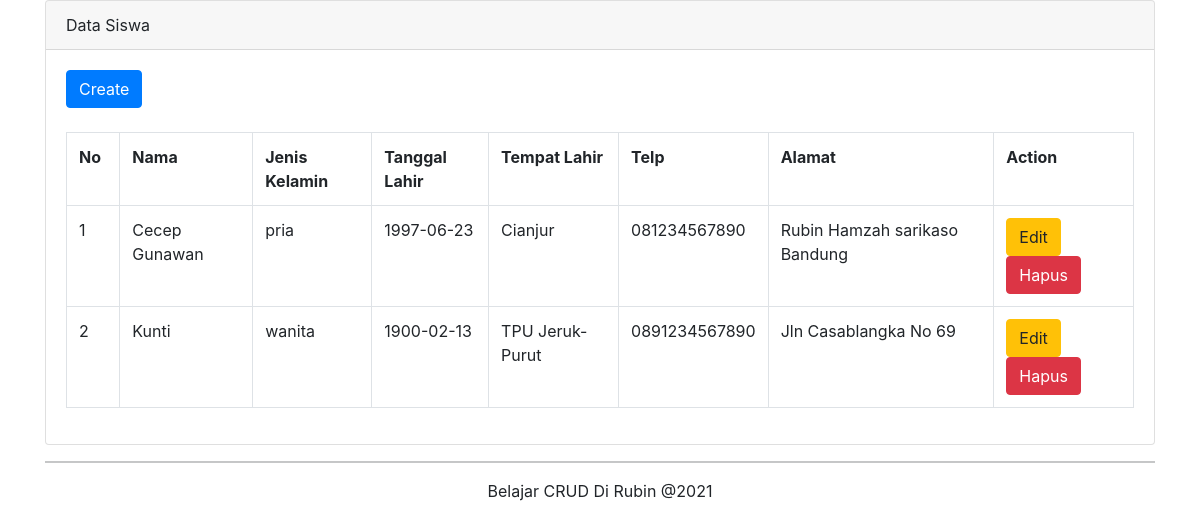
/index.php/siswa, run on the app's committed database.
### tables this page shows
CREATE TABLE `siswa` (
  `kd_siswa` int(11) NOT NULL,
  `nama` varchar(255) NOT NULL,
  `jenis_kelamin` enum('pria','wanita','','') NOT NULL,
  `tempat_lahir` varchar(255) NOT NULL,
  `tanggal_lahir` date NOT NULL,
  `no_telp` varchar(255) NOT NULL,
  `alamat` varchar(255) NOT NULL
);

### application/views/lib/content.php (called while the page is built)
<?php
$this->view('lib/header.php');
$this->view($content);
$this->view('lib/footer.php');
?>

### application/controllers/siswa.php (called while the page is built, shortened)
<?php
class Siswa extends CI_Controller {
	public function __construct()
    {
        $this->load->model("m_siswa");
        $this->load->library('form_validation');
    }
	public function index()
	{
		$data['siswa'] = $this->m_siswa->getAll();
		$data['content'] = 'siswa_read';
		$this->load->view('lib/content',$data);
	}
}

### index.php (called while the page is built, shortened)
<?php
require_once BASEPATH.'core/CodeIgniter.php';

### application/models/M_siswa.php (called while the page is built, shortened)
<?php defined('BASEPATH') OR exit('No direct script access allowed');
class M_siswa extends CI_Model
{
    public function getAll()
    {
        return $this->db->get('siswa')->result();
    }
}

### application/views/siswa_read.php (the view)
<main role="main" class="container">
		<div class="card">
			<div class="card-header">Data Siswa</div>
			<div class="card-body">
				<button type="button" class="btn btn-primary" data-toggle="modal" data-target="#createModal">
				  Create
				</button>
				<br/>
				<br/>
				<table class="table table-bordered">
					<tr>
						<th width="5%">No</th>
						<th>Nama</th>
						<th>Jenis Kelamin</th>
						<th>Tanggal Lahir</th>
						<th>Tempat Lahir</th>
						<th>Telp</th>
						<th>Alamat</th>
						<th>Action</th>
					</tr>
					<?php
					$no = 1;
					foreach($siswa as $row)
					{
						?>
						<tr>
							<td widtd="5%"><?php echo $no++; ?></td>
							<td><?php echo $row->nama; ?></td>
							<td><?php echo $row->jenis_kelamin; ?></td>
							<td><?php echo $row->tanggal_lahir; ?></td>
							<td><?php echo $row->tempat_lahir; ?></td>
							<td><?php echo $row->no_telp; ?></td>
							<td><?php echo $row->alamat; ?></td>
                            <td>
                            <a href="<?php echo base_url(); ?>index.php/siswa/edit/<?php echo $row->kd_siswa; ?>" class="btn btn-warning">Edit</a>
							<a href="<?php echo base_url(); ?>index.php/siswa/delete/<?php echo $row->kd_siswa; ?>" class="btn btn-danger">Hapus</a>
							</td>
						</tr>
						<?php
					}
					?>
				</table>
			</div>
		</div>
</main>

### application/views/lib/header.php (shortened to what this page needs)
<!doctype html>
<html lang="en">
  <head>
	<link href="https://cdn.jsdelivr.net/npm/bootstrap@5.0.0-beta3/dist/css/bootstrap.min.css" rel="stylesheet">
	<link href=" https://maxcdn.bootstrapcdn.com/bootstrap/4.0.0/css/bootstrap.min.css" rel="stylesheet">
	<link href="https://unpkg.com/bootstrap-datepicker@1.9.0/dist/css/bootstrap-datepicker3.min.css" rel="stylesheet">
  </head>
  <body>

### application/views/lib/footer.php (shortened to what this page needs)
<footer class="footer">
	  <div class="container" style="text-align:center;">
	  	<hr/>
        <span>Belajar CRUD Di Rubin @<?php echo date('Y'); ?></span>
      </div>
    </footer>
  </body>
</html>

### data on the page
siswa: nama "Cecep Gunawan", jenis_kelamin "pria", tanggal_lahir "1997-06-23", tempat_lahir "Cianjur", no_telp "081234567890", alamat "Rubin Hamzah sarikaso Bandung"
siswa: nama "Kunti", jenis_kelamin "wanita", tanggal_lahir "1900-02-13", tempat_lahir "TPU Jeruk-Purut", no_telp "0891234567890", alamat "Jln Casablangka No 69"
